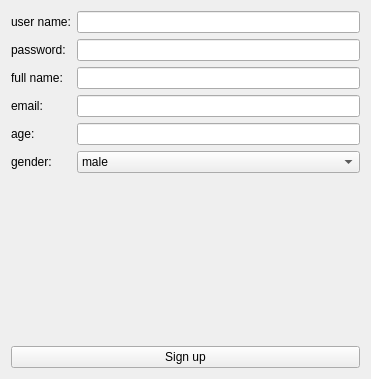
<?xml version="1.0" encoding="UTF-8"?>
<ui version="4.0">
 <class>SignUpForm</class>
 <widget class="QWidget" name="SignUpForm">
  <property name="geometry">
   <rect>
    <x>0</x>
    <y>0</y>
    <width>371</width>
    <height>379</height>
   </rect>
  </property>
  <property name="windowTitle">
   <string>Sign Up</string>
  </property>
  <layout class="QVBoxLayout" name="verticalLayout">
   <item>
    <layout class="QFormLayout" name="formLayout">
     <item row="0" column="0">
      <widget class="QLabel" name="labelUser">
       <property name="text">
        <string>user name:</string>
       </property>
      </widget>
     </item>
     <item row="0" column="1">
      <widget class="QLineEdit" name="lineEditUser">
       <property name="styleSheet">
        <string notr="true">border-color: rgb(255, 89, 89);</string>
       </property>
      </widget>
     </item>
     <item row="1" column="0">
      <widget class="QLabel" name="labelPassword">
       <property name="text">
        <string>password:</string>
       </property>
      </widget>
     </item>
     <item row="1" column="1">
      <widget class="QLineEdit" name="lineEditPassword">
       <property name="styleSheet">
        <string notr="true">
border-color: rgb(243, 255, 108);</string>
       </property>
       <property name="echoMode">
        <enum>QLineEdit::EchoMode::Password</enum>
       </property>
      </widget>
     </item>
     <item row="2" column="0">
      <widget class="QLabel" name="labelFullName">
       <property name="text">
        <string>full name: </string>
       </property>
      </widget>
     </item>
     <item row="2" column="1">
      <widget class="QLineEdit" name="lineEditFullName">
       <property name="styleSheet">
        <string notr="true">border-color:rgb(139, 255, 172)</string>
       </property>
      </widget>
     </item>
     <item row="3" column="0">
      <widget class="QLabel" name="labelEmail">
       <property name="text">
        <string>email:</string>
       </property>
      </widget>
     </item>
     <item row="3" column="1">
      <widget class="QLineEdit" name="lineEditEmail">
       <property name="styleSheet">
        <string notr="true">border-color:rgb(170, 85, 127)</string>
       </property>
      </widget>
     </item>
     <item row="4" column="0">
      <widget class="QLabel" name="labelAge">
       <property name="text">
        <string>age:</string>
       </property>
      </widget>
     </item>
     <item row="4" column="1">
      <widget class="QLineEdit" name="lineEditAge">
       <property name="styleSheet">
        <string notr="true">border-color: rgb(65, 255, 242);</string>
       </property>
      </widget>
     </item>
     <item row="5" column="0">
      <widget class="QLabel" name="labelGender">
       <property name="text">
        <string>gender: </string>
       </property>
      </widget>
     </item>
     <item row="5" column="1">
      <widget class="QComboBox" name="comboBoxGender">
       <property name="currentText">
        <string>male</string>
       </property>
       <item>
        <property name="text">
         <string>male</string>
        </property>
       </item>
       <item>
        <property name="text">
         <string>female</string>
        </property>
       </item>
      </widget>
     </item>
    </layout>
   </item>
   <item>
    <widget class="QPushButton" name="btnSignUp">
     <property name="text">
      <string>Sign up</string>
     </property>
    </widget>
   </item>
  </layout>
 </widget>
 <resources/>
 <connections/>
</ui>
